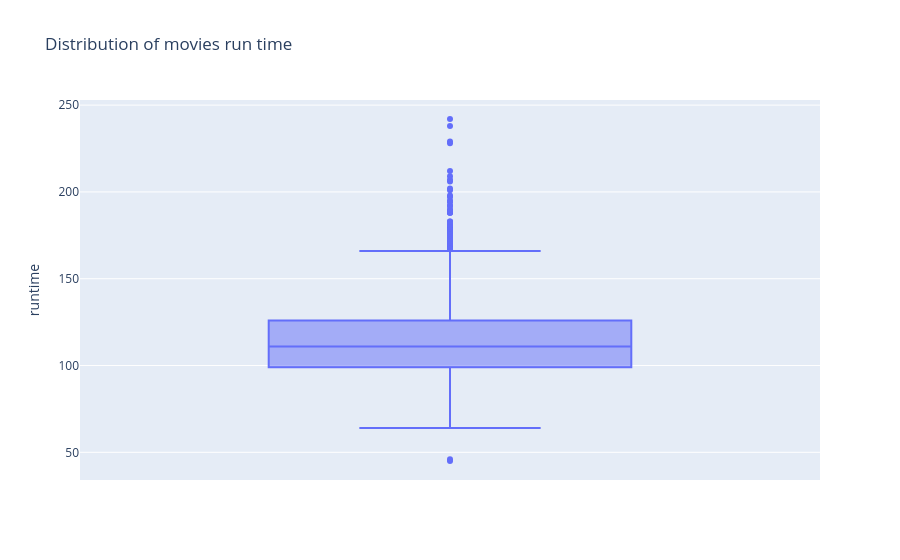

This figure's notebook cell:
### Markdown cell above
VISUALIZATION CHART 3

insight-Typical movie runtime 111 minutes
        50% movie are in between the runtime of 99 to 126 minutes
        Longest movies in the dataset will be 242 minutes
        shortes movies in the dataset will be 45 minutes

### Code cell
df_runtime=df_movies[df_movies["runtime"] > 0]

fig = px.box(
    df_runtime,
    y="runtime",
    title="Distribution of movies run time"
)

fig.show()

### Figure 1 — Plotly figure (JSON) as saved in the notebook; plotly's stock layout.template omitted (floating-point values rounded to 4 significant figures; data arrays with more than 128 entries replaced by an {"elided": "..."} marker saying what was removed)
{"data": [{"alignmentgroup": "True", "hovertemplate": "runtime=%{y}<extra></extra>", "legendgroup": "", "marker": {"color": "#636efa"}, "name": "", "notched": false, "offsetgroup": "", "orientation": "v", "showlegend": false, "type": "box", "x0": " ", "xaxis": "x", "y": {"elided": "2503 int values"}, "y0": " ", "yaxis": "y"}], "layout": {"boxmode": "group", "legend": {"tracegroupgap": 0}, "title": {"text": "Distribution of movies run time"}, "xaxis": {"anchor": "y", "domain": [0, 1]}, "yaxis": {"anchor": "x", "domain": [0, 1], "title": {"text": "runtime"}}}}
